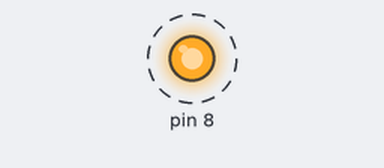
Recording of a program running on a simulated Raspberry Pi (header pin numbers). Shown: output pins drawn as LEDs (lit = HIGH). Dashed ring = blinking.

Above: at 0.5 s.
Timing chart, 0 to 4.6 s (numbered marks = the images above):
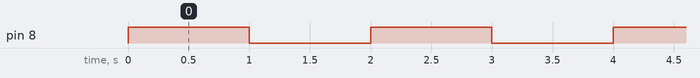

The program:

blinkLed.py
```python
from time import sleep
import RPi.GPIO as GPIO

GPIO.setmode(GPIO.BOARD)
GPIO.setup(8, GPIO.OUT)

try:
    while True:
        GPIO.output(8, GPIO.HIGH)
        sleep(1)
        GPIO.output(8, GPIO.LOW)
        sleep(1)
except KeyboardInterrupt:
    pass

GPIO.cleanup()
```

Measured:
- by itself, pin 8: alternates HIGH for 1.0 s and LOW for 1.0 s
